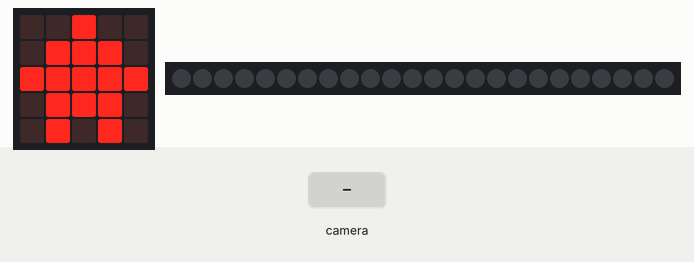
Bench run of a program on a simulated BBC micro:bit (MakeCode). Parts: the board's 5×5 LED display, 24 RGB LEDs in strip order, left to right. The inputs (shaded band) are chosen by the test bench. Dim RGB values are drawn brighter than linear.

Above: at 2.8 s.
2.9 s: the camera recognises learned object ID1 for 2 s
At 3.4 s:
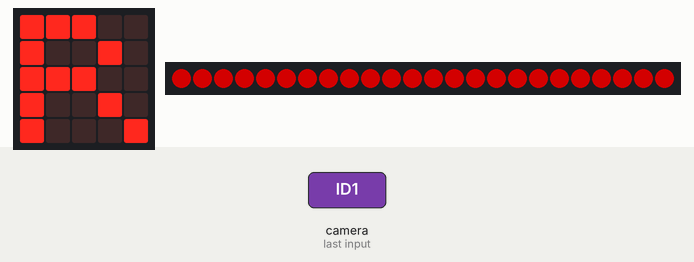
4.4 s: the camera recognises learned object ID2 for 2 s
At 5.6 s:
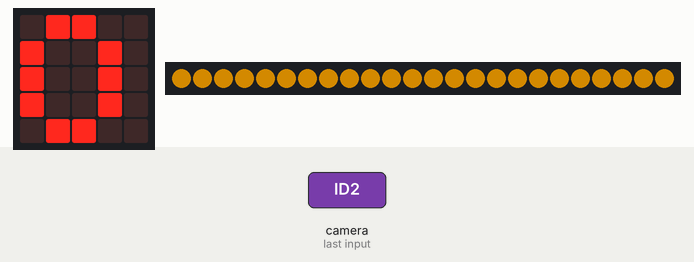
5.9 s: the camera recognises learned object ID4 for 2 s
At 7.0 s:
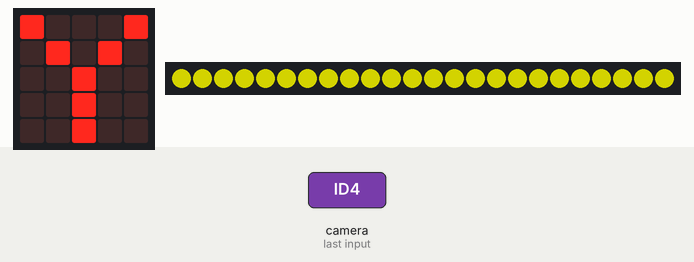
7.4 s: the camera recognises learned object ID6 for 2 s
At 8.2 s:
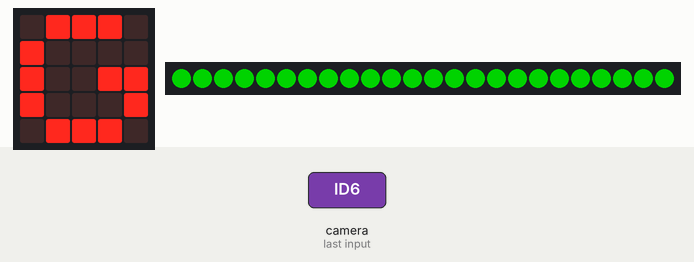
9.0 s: the camera recognises learned object ID8 for 2 s
At 9.3 s:
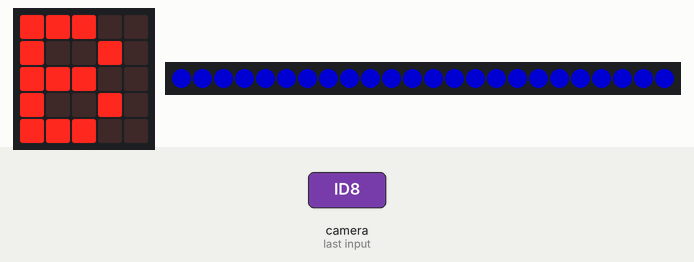
10.5 s: the camera recognises learned object ID10 for 2 s
At 11.5 s:
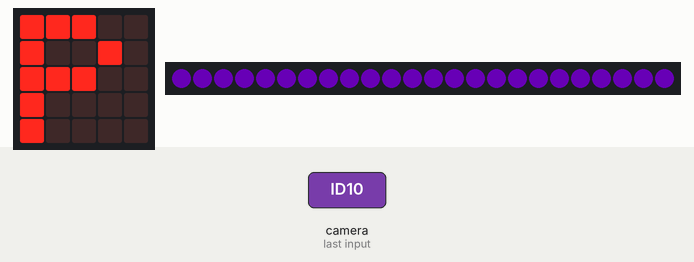
Timing chart, 0 to 13.0 s (numbered marks = the images above; inputs shaded):
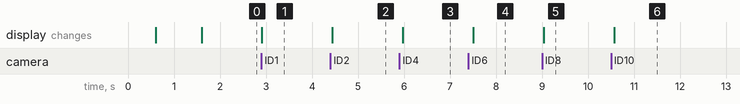

Measured:
- after the input at 2.9 s, the display: changes at once (image 1)
- after the input at 4.4 s, the display: changes at once (image 2)
- after the input at 5.9 s, the display: changes after 0.08 s (image 3)
- after the input at 7.4 s, the display: changes after 0.11 s (image 4)
- after the input at 9.0 s, the display: changes at once (image 5)
- after the input at 10.5 s, the display: changes after 0.07 s (image 6)

The program:

main.ts
```typescript
basic.showIcon(IconNames.House)
huskylens.initI2c()
huskylens.initMode(protocolAlgorithm.ALGORITHM_COLOR_RECOGNITION)
let strip = neopixel.create(DigitalPin.P0, 24, NeoPixelMode.RGB)
strip.showRainbow(1, 360)
basic.pause(1000)
strip.showColor(neopixel.colors(NeoPixelColors.Black))
basic.forever(function () {
    huskylens.request()
    if (huskylens.isAppear(1, HUSKYLENSResultType_t.HUSKYLENSResultBlock)) {
        huskylens.writeName(1, "Red")
        strip.showColor(neopixel.colors(NeoPixelColors.Red))
        basic.showString("R")
    }
    if (huskylens.isAppear(2, HUSKYLENSResultType_t.HUSKYLENSResultBlock)) {
        huskylens.writeName(2, "Orange")
        strip.showColor(neopixel.colors(NeoPixelColors.Orange))
        basic.showString("O")
    }
    if (huskylens.isAppear(3, HUSKYLENSResultType_t.HUSKYLENSResultBlock)) {
        huskylens.writeName(3, "Orange")
        strip.showColor(neopixel.colors(NeoPixelColors.Orange))
        basic.showString("O")
    }
    if (huskylens.isAppear(4, HUSKYLENSResultType_t.HUSKYLENSResultBlock)) {
        huskylens.writeName(4, "Yellow")
        strip.showColor(neopixel.colors(NeoPixelColors.Yellow))
        basic.showString("Y")
    }
    if (huskylens.isAppear(5, HUSKYLENSResultType_t.HUSKYLENSResultBlock)) {
        huskylens.writeName(5, "Yellow")
        strip.showColor(neopixel.colors(NeoPixelColors.Yellow))
        basic.showString("Y")
    }
    if (huskylens.isAppear(6, HUSKYLENSResultType_t.HUSKYLENSResultBlock)) {
        huskylens.writeName(6, "Green")
        strip.showColor(neopixel.colors(NeoPixelColors.Green))
        basic.showString("G")
    }
    if (huskylens.isAppear(7, HUSKYLENSResultType_t.HUSKYLENSResultBlock)) {
        huskylens.writeName(7, "Green")
        strip.showColor(neopixel.colors(NeoPixelColors.Green))
        basic.showString("G")
    }
    if (huskylens.isAppear(8, HUSKYLENSResultType_t.HUSKYLENSResultBlock)) {
        huskylens.writeName(8, "Blue")
        strip.showColor(neopixel.colors(NeoPixelColors.Blue))
        basic.showString("B")
    }
    if (huskylens.isAppear(9, HUSKYLENSResultType_t.HUSKYLENSResultBlock)) {
        huskylens.writeName(9, "Blue")
        strip.showColor(neopixel.colors(NeoPixelColors.Blue))
        basic.showString("B")
    }
    if (huskylens.isAppear(10, HUSKYLENSResultType_t.HUSKYLENSResultBlock)) {
        huskylens.writeName(10, "Purple")
        strip.showColor(neopixel.colors(NeoPixelColors.Indigo))
        basic.showString("P")
    }
    if (huskylens.isAppear(11, HUSKYLENSResultType_t.HUSKYLENSResultBlock)) {
        huskylens.writeName(11, "Purple")
        strip.showColor(neopixel.colors(NeoPixelColors.Purple))
        basic.showString("P")
    }
    if (huskylens.isAppear(12, HUSKYLENSResultType_t.HUSKYLENSResultBlock)) {
        huskylens.writeName(12, "Purple")
        strip.showColor(neopixel.colors(NeoPixelColors.Violet))
        basic.showString("P")
    }
})
```

test.ts
```typescript
// 在這裡測試；當此封包作為擴充功能時，將不會編譯此內容。
```
